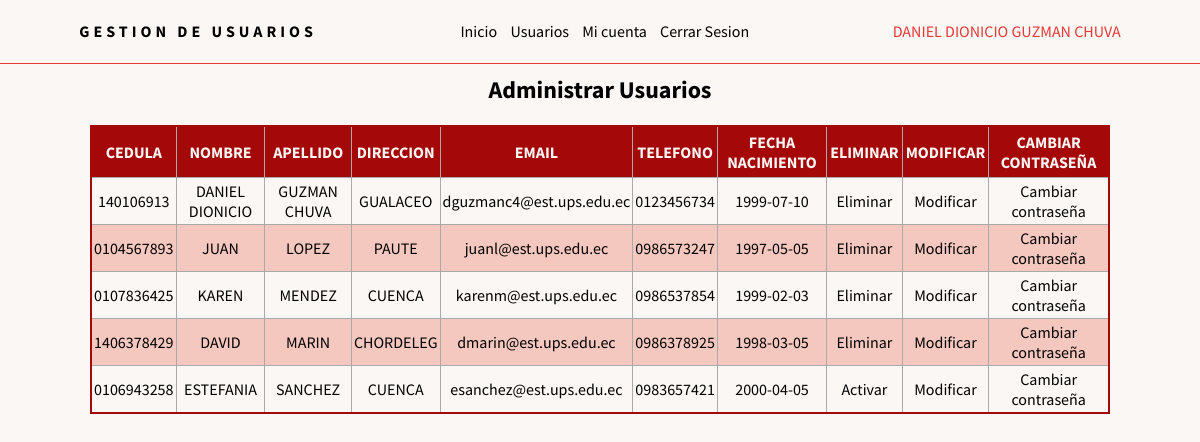
The page /admin/vista/admin/usuarios.php (signed in) on the database its author committed.
### tables this page shows
CREATE TABLE `usuario` (
  `usu_codigo` int(11) NOT NULL,
  `usu_rol` varchar(5) NOT NULL,
  `usu_cedula` varchar(10) NOT NULL,
  `usu_nombres` varchar(50) NOT NULL,
  `usu_apellidos` varchar(50) NOT NULL,
  `usu_direccion` varchar(75) NOT NULL,
  `usu_telefono` varchar(10) NOT NULL,
  `usu_correo` varchar(50) NOT NULL,
  `usu_password` varchar(255) NOT NULL,
  `usu_fecha_nacimiento` date NOT NULL,
  `usu_eliminado` varchar(1) NOT NULL,
  `usu_fecha_creacion` timestamp NOT NULL DEFAULT '0000-00-00 00:00:00' ON UPDATE current_timestamp(),
  `usu_fecha_modificacion` timestamp NULL DEFAULT NULL
);

### admin/vista/admin/usuarios.php (the view, shortened to what this page needs)
<!DOCTYPE html>
<html lang="es">
<head>
    <link rel="stylesheet" href="../../../css/style.css">
    <link rel="stylesheet" href="../../../css/admin_style.css">
    <link rel="stylesheet" href="https://use.fontawesome.com/releases/v5.8.1/css/all.css"
>
</head>
<body>
    <header>
        <header>
            <?php
            include('../../../php/headerAdmin.php');
            ?>
        </header>
    </header>
    <div id="contenedor">
        <h2>Administrar Usuarios</h2>
        <section>
            <table>
                <thead>
                    <tr>
                        <td>Cedula</td>
                        <td>Nombre</td>
                        <td>Apellido</td>
                        <td>Direccion</td>
                        <td>Email</td>
                        <td>Telefono</td>
                        <td>Fecha Nacimiento</td>
                        <td>Eliminar</td>
                        <td>Modificar</td>
                        <td>Cambiar contraseña</td>
                    </tr>
                </thead>
                <tbody>
                    <?php
                    include '../../../config/conexionBD.php';
                    $sql = "SELECT * FROM usuario";
                    $result = $conn->query($sql);
                    if ($result->num_rows > 0) {
                        while ($row = $result->fetch_assoc()) {
                            echo "<tr>";
                            echo "<td>" . $row["usu_cedula"] . "</td>";
                            echo "<td>" . $row["usu_nombres"] . "</td>";
                            echo "<td>" . $row["usu_apellidos"] . "</td>";
                            echo "<td>" . $row["usu_direccion"] . "</td>";
                            echo "<td>" . $row["usu_correo"] . "</td>";
                            echo "<td>" . $row["usu_telefono"] . "</td>";
                            echo "<td>" . $row["usu_fecha_nacimiento"] . "</td>";
                            if ((string)$row["usu_eliminado"] === 'N') {
                                echo '<td><a href="../../controladores/admin/deleteUser.php?usu_cod=' . $row["usu_codigo"] . '&delete=' . true . '">Eliminar</a></td>';
                            } else {
                                echo '<td><a href="../../controladores/admin/deleteUser.php?usu_cod=' . $row["usu_codigo"] . '">Activar</a></td>';
                            }
                            $user = serialize($row);
                            $user = urlencode($user);
                            echo '<td><a href="modificar_usuario.php?user=' . $user . '">Modificar</a></td>';
                            echo '<td><a href="modificar_pass.php?usu_cod=' . $row["usu_codigo"] . '">Cambiar contraseña</a></td>';
                            echo "</tr>";
                        }
                    } else {
                        echo "<tr>";
                        echo '<td colspan="10" class="db_null"><p>No existen usuarios registrados en el sistema</p><i class="fas fa-exclamation-circle"></i></td>';
                        echo "</tr>";
                    }
                    ?>
                </tbody>
            </table>
        </section>
    </div>
</body>
</html>

### php/headerAdmin.php
<h1 class="tittle">Gestion de usuarios</h1>
<div class="menu">
    <nav>
        <ul>
            <li><a href="index.php">Inicio</a></li>
            <li><a href="usuarios.php">Usuarios</a></li>
            <li><a href="myaccount.php">Mi cuenta</a></li>
            <li><a href="../../../config/sessionEnd.php">Cerrar Sesion</a></li>
        </ul>
    </nav>
</div>
<div class="user">
    <div class="userImg">
        <p><span><?php echo ($_SESSION['nombre'] . ' ' . $_SESSION['apellido']) ?></span></p>
    </div>
</div>

### css/style.css (style rules this page uses)
* { margin: 0; padding: 0; box-sizing: border-box; }
body { background-image: url("../img/Passion.jpg"); background-repeat: no-repeat; font-family: 'Source Sans Pro', sans-serif; }
body header { background: #FBF7F4; display: flex; justify-content: space-around; align-items: center; padding: 5px; height: 4em; width: 100%; border-bottom: 1px solid #e53935; }
header .tittle { text-transform: uppercase; font-weight: 700; letter-spacing: 4px; text-align: center; display: flex; align-items: center; font-size: 1em; }
header .menu { display: flex; align-items: center; }
header .menu nav li { list-style: none; display: inline-block; }
header .menu nav a { text-decoration: none; color: black; padding: 0 5px; }
header .userImg { display: flex; align-items: center; }
header .user { display: flex; flex-direction: column; align-items: center; align-content: center; }
header .user p span { color: #e53935; }
body #contenedor h2 { text-align: center; margin-top: 10px; }
body section { width: 100%; }

### css/admin_style.css (style rules this page uses)
* { box-sizing: border-box; }
body { background: #FBF7F4; }
#contenedor { display: flex; flex-direction: column; justify-content: center; }
#contenedor section { margin: 0 auto; width: 85%; margin-top: 20px; }
#contenedor section table { border: 2px solid #A40808; background-color: #FBF7F4; width: 100%; text-align: center; border-collapse: collapse; }
#contenedor section table thead { background-color: #A40808; }
#contenedor section table thead tr td { padding: 5px 3px; color: #FBF7F4; font-weight: 700; text-transform: uppercase; }
#contenedor section table td { border: 1px solid #AAAAAA; padding: 3px 2px; }
#contenedor section table tbody tr td { font-weight: normal; }
#contenedor section table tbody tr td a { text-decoration: none; color: #000; cursor: pointer; }
#contenedor section table tr:nth-child(even) { background: #F5C8BF; }

### rows shown on the page
usuario: usu_cedula "140106913", usu_nombres "DANIEL DIONICIO", usu_apellidos "GUZMAN CHUVA", usu_direccion "GUALACEO", usu_correo "dguzmanc4@est.ups.edu.ec", usu_telefono "0123456734", usu_fecha_nacimiento "1999-07-10"
usuario: usu_cedula "0104567893", usu_nombres "JUAN", usu_apellidos "LOPEZ", usu_direccion "PAUTE", usu_correo "juanl@est.ups.edu.ec", usu_telefono "0986573247", usu_fecha_nacimiento "1997-05-05"
usuario: usu_cedula "0107836425", usu_nombres "KAREN", usu_apellidos "MENDEZ", usu_direccion "CUENCA", usu_correo "karenm@est.ups.edu.ec", usu_telefono "0986537854", usu_fecha_nacimiento "1999-02-03"
usuario: usu_cedula "1406378429", usu_nombres "DAVID", usu_apellidos "MARIN", usu_direccion "CHORDELEG", usu_correo "dmarin@est.ups.edu.ec", usu_telefono "0986378925", usu_fecha_nacimiento "1998-03-05"
usuario: usu_cedula "0106943258", usu_nombres "ESTEFANIA", usu_apellidos "SANCHEZ", usu_direccion "CUENCA", usu_correo "esanchez@est.ups.edu.ec", usu_telefono "0983657421", usu_fecha_nacimiento "2000-04-05"

### other values the page prints
$_SESSION['nombre'] "DANIEL DIONICIO"
$_SESSION['apellido'] "GUZMAN CHUVA"
